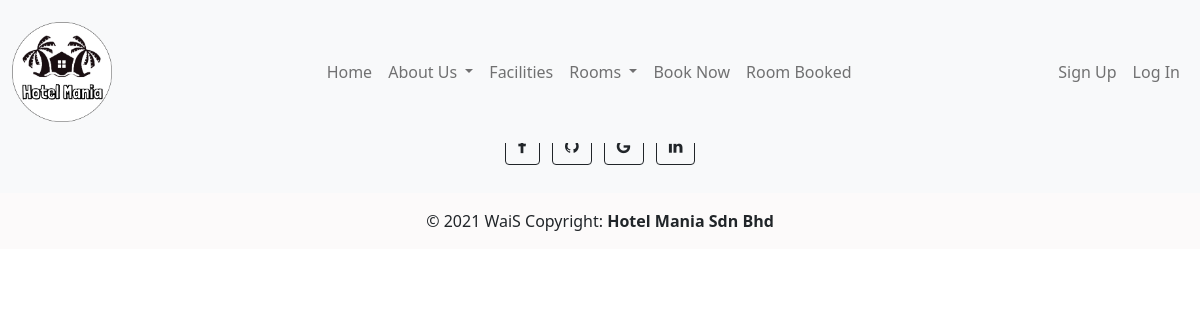
Before: /room-executive.php with the older database file.
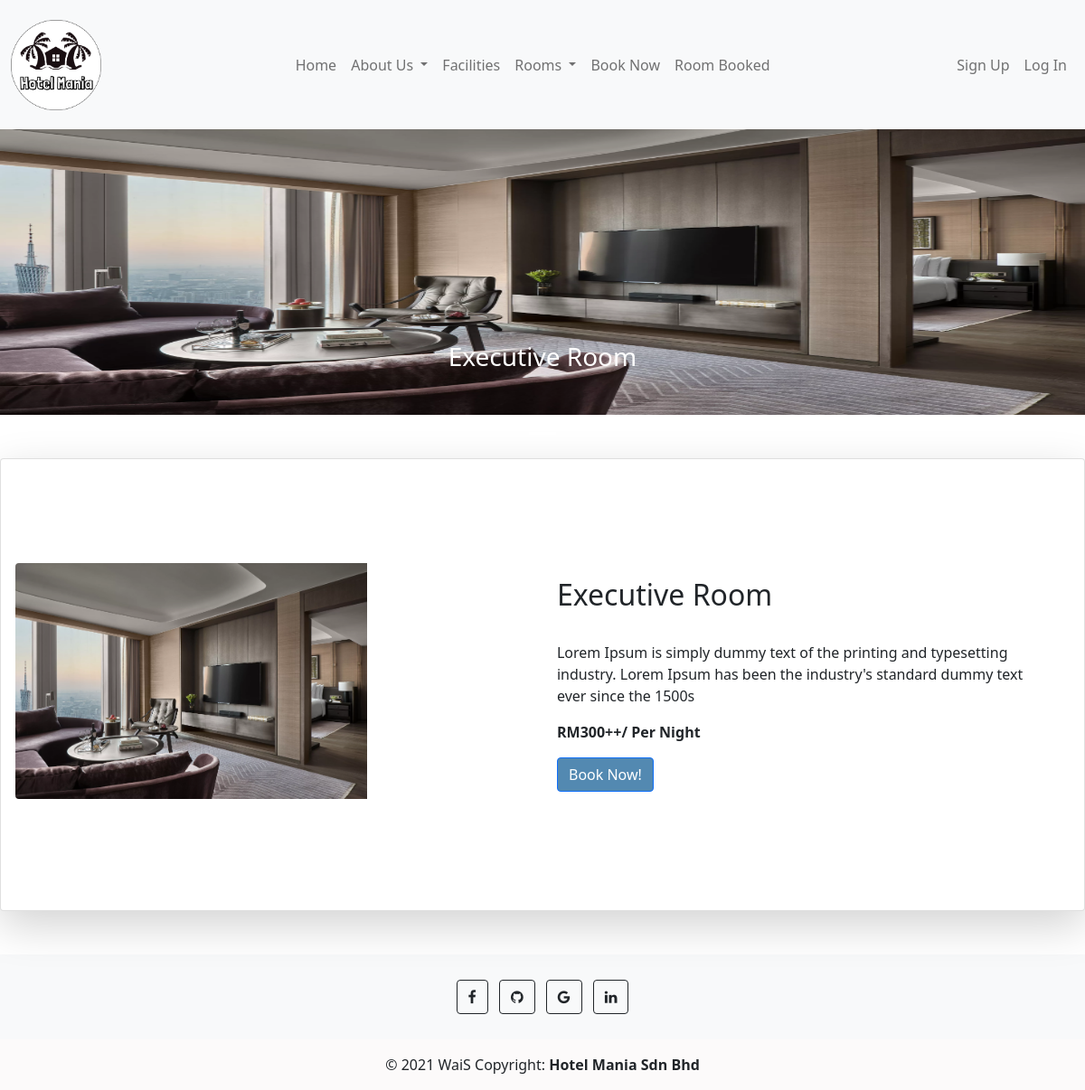
After: the same page with the newer database file.
### tables this page shows
CREATE TABLE `roomtypedb` (
  `roomTypeId` int(11) NOT NULL,
  `roomType` enum('Normal','Executive','Deluxe') NOT NULL,
  `roomRate` double NOT NULL,
  `roomDetails` varchar(255) NOT NULL,
  `roomImage` text NOT NULL
);

### backend/config.php (called while the page is built)
<?php
require_once "product_db.php";
$product_db = new product_db();
?>

### backend/product_db.php (called while the page is built, shortened)
<?php
require_once "DBController.php";
class product_db extends DBController{
    function getExecutive()
    {
        $query = "SELECT * FROM roomtypedb WHERE roomType='Executive'";
        $productResult = $this->getDBResult($query);
        return $productResult;
    }
}
?>

### backend/DBController.php (called while the page is built, shortened)
<?php
class DBController
{
    private $host = "localhost";
    private $user = "root";
    private $password = "";
    private $database = "hotel_mania";
    private static $conn;
    function __construct()
    {
        $this->conn = mysqli_connect($this->host, $this->user, $this->password, $this->database);
    }
    function getDBResult($query, $params = array())
    {
        $sql_statement = $this->conn->prepare($query);
        $sql_statement->execute();
        $result = $sql_statement->get_result();
        if ($result->num_rows > 0) {
            while ($row = $result->fetch_assoc()) {
                $resultset[] = $row;
            }
        }
        if (! empty($resultset)) {
            return $resultset;
        }
    }
}

### room-executive.php (the view, shortened to what this page needs)
<!DOCTYPE html>
<html lang="en">
<?php require_once "backend/config.php"; ?>
<head>
    <link rel="stylesheet" href="css/room.css">
    <link href="https://cdn.jsdelivr.net/npm/bootstrap@5.1.1/dist/css/bootstrap.min.css" rel="stylesheet">
    <link rel="stylesheet" href="https://cdn.jsdelivr.net/npm/bootstrap-icons@1.6.0/font/bootstrap-icons.css">
</head>
<?php include 'include_php/header.php';?>
<body>
<?php
        $query = "SELECT * FROM roomtypedb WHERE roomType='Executive'";
        $product_array = $product_db->getExecutive($query);
        if (!empty($product_array)) {
            foreach ($product_array as $key => $value) {
        ?>
<div id="carouselExampleSlidesOnly" class="carousel slide firstcard" data-bs-ride="carousel">
  <div class="carousel-indicators">
    <button type="button" data-bs-target="#carouselExampleCaptions" data-bs-slide-to="0" class="active" aria-current="true" aria-label="Slide 1"></button>
</div>
  <div class="carousel-inner crl">
    <div class="carousel-item active">
      <img src="<?php echo $product_array[$key]["roomImage"]; ?>" class="d-block w-100" alt="...">
      <div class="carousel-caption d-none d-md-block">
        <h3><?php echo $product_array[$key]["roomType"] . " Room"; ?></h3>
      </div>
    </div>
  </div>
</div>
<div class="card mb-3 shadow-lg p-3 mb-5 bg-white rounded">
    <div class="row g-0 row-center row1">
        <div class="col-md-4">
            <img src="<?php echo $product_array[$key]["roomImage"]; ?>" class="img-fluid rounded-start dslr-image" alt="...">
        </div>
        <div class="col-md-2">
        </div>
        <div class="col-md-6 justify-content-center align-self-center">
            <div class="card-body">
                <div class="dslr-description">
                    <h2 class="card-title"><?php echo $product_array[$key]["roomType"] . " Room"; ?></h2><br>
                    <p class="card-text text-description"><?php echo $product_array[$key]["roomDetails"]; ?></p>
                    <p><b><?php echo  "RM".$product_array[$key]["roomRate"] . "++/ Per Night" ; ?> </b></p>
                    <input type="submit" value="Book Now!" onclick="location.href='booking.php'" class="btn btn-primary submitbtn2">
                </div>
            </div>
        </div>
    </div>
</div>
<?php
            }
        }
?>
<?php include 'include_php/footer.php';?>
</body>
</html>

Changed rows visible on the page:
added roomtypedb: roomImage (picture), roomType "Executive", roomDetails "Lorem Ipsum is simply dummy text of the printing and typesetting industry. Lorem Ipsum has been the industry's standard dummy text ever since the 1500s", roomRate "300"
